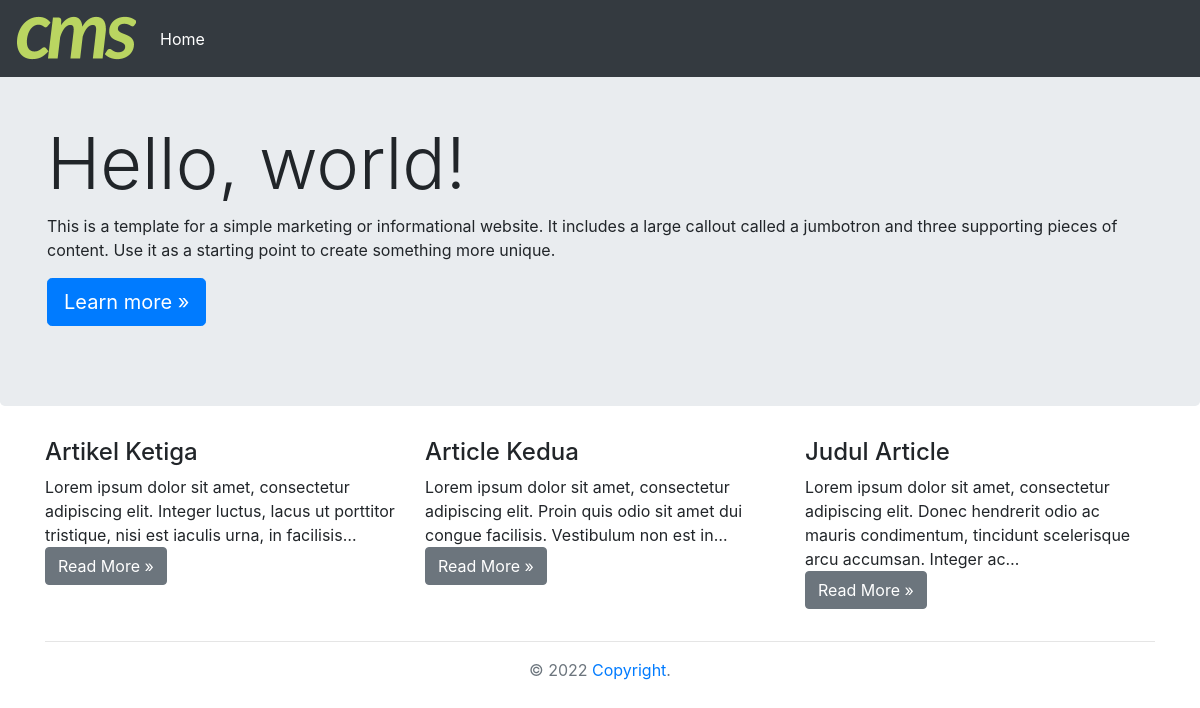
The page / on the database its author committed.
### tables this page shows
CREATE TABLE `articles` (
  `id` int(11) NOT NULL,
  `category_id` int(11) NOT NULL,
  `user_id` int(11) NOT NULL,
  `title` varchar(255) NOT NULL,
  `body` text NOT NULL,
  `access` int(4) NOT NULL DEFAULT '0',
  `is_published` tinyint(1) NOT NULL DEFAULT '1',
  `in_menu` int(11) NOT NULL DEFAULT '0',
  `position` int(11) NOT NULL,
  `created` timestamp NOT NULL DEFAULT CURRENT_TIMESTAMP
);

### application/controllers/articles.php (called while the page is built, shortened)
<?php
class Articles extends MY_Controller
{
    public function index()
    {
        $data['articles'] = $this->article_model->get_articles('id','DESC','10');
        $data['menu_items'] = $this->article_model->get_menu_items();
        $this->load->view('home', $data);
    }
}

### index.php (called while the page is built, shortened)
<?php
require_once BASEPATH.'core/CodeIgniter.php';

### application/models/article_model.php (called while the page is built, shortened)
<?php
class article_model extends CI_Model
{
    public function get_articles($order_by = null, $sort='DESC', $limit = null, $offset = 0)
    {
        $this->db->select('a.*, b.name as category_name, c.first_name, c.last_name');
        $this->db->from('articles as a');
        $this->db->join('categories AS b', 'b.id = a.category_id','left');
        $this->db->join('users AS c', 'c.id = a.user_id','left');
        if($limit != null)
        {
            $this->db->limit($limit, $offset);
        }
        if($order_by != null)
        {
            $this->db->order_by($order_by, $sort);
        }
        $query = $this->db->get();
        return $query->result();
    }
    public function get_menu_items()
    {
        $this->db->where('in_menu', 1);
        $this->db->order_by('position');
        $query = $this->db->get('articles');
        return $query->result();
    }
}

### application/views/home.php (the view, shortened to what this page needs)
<!doctype html>
<html lang="en">
<head>
    <link href="<?php echo base_url(); ?>assets/css/bootstrap.css" rel="stylesheet">
    <link href="<?php echo base_url(); ?>assets/css/jumbotron.css" rel="stylesheet">
</head>
<body>
<nav class="navbar navbar-expand-md navbar-dark fixed-top bg-dark">
    <a class="navbar-brand" href="<?php echo base_url();?>"><img src="<?php echo base_url();?>/assets/images/cms_logo.png" /></a>
    <div class="collapse navbar-collapse" id="navbarsExampleDefault">
        <ul class="navbar-nav mr-auto">
            <li class="nav-item active">
            <a class="nav-link" href="<?php echo base_url(); ?>">Home</a></li>
        </ul>
    </div>
</nav>
<main role="main">
    <div class="jumbotron">
        <div class="container">
            <h1 class="display-3">Hello, world!</h1>
            <p>This is a template for a simple marketing or informational website. It includes a large callout called a jumbotron and three supporting pieces of content. Use it as a starting point to create something more unique.</p>
            <p><a class="btn btn-primary btn-lg" href="#" role="button">Learn more &raquo;</a></p>
        </div>
    </div>
    <div class="container">
        <div class="row">
        <?php foreach($articles as $article) : ?>
            <div class="col-md-4">
                <li>
                    <h4><?php echo $article->title; ?></h4>
                    <?php echo word_limiter($article->body, 20); ?>
                    <p><a class="btn btn-secondary" href="<?php echo base_url(); ?>articles/view/<?php echo $article->id; ?>" role="button">Read More &raquo;</a></p>
                </li>
            </div>
            <?php endforeach; ?>
        </div>
        <hr>
    </div>
</main>
<footer class="footer">
    <div class="container" style="text-align: center">
        <span class="text-muted">© 2022 <a href="#" class="href">Copyright</a>.</span>
    </div>
</footer>
</body>
</html>

### assets/css/jumbotron.css (style rules this page uses)
body { padding-top: 3.5rem; }
li { list-style: none; }

### rows shown on the page
articles: title "Artikel Ketiga", body "Lorem ipsum dolor sit amet, consectetur adipiscing elit. Integer luctus, lacus ut porttitor tristique, nisi est iaculis urna, in facilisis…"
articles: title "Article Kedua", body "Lorem ipsum dolor sit amet, consectetur adipiscing elit. Proin quis odio sit amet dui congue facilisis. Vestibulum non est in…"
articles: title "Judul Article", body "Lorem ipsum dolor sit amet, consectetur adipiscing elit. Donec hendrerit odio ac mauris condimentum, tincidunt scelerisque arcu accumsan. Integer ac…"
